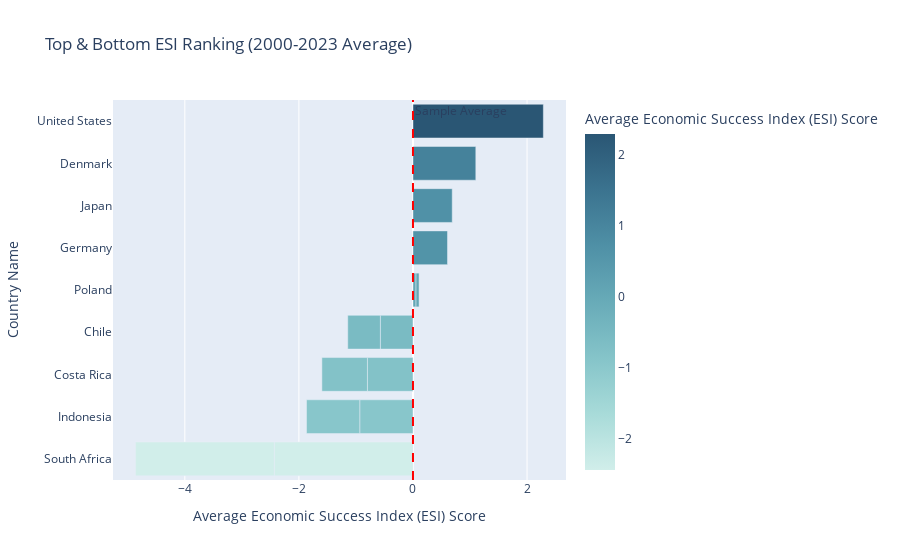

Here is the notebook cell this chart was saved with:
### Code cell
import plotly.express as px
import pandas as pd

# 1. CALCULATE THE AVERAGE ESI SCORE PER COUNTRY (from yearly data)
# This step is necessary to create the final ranking
df_ranking = df_merged_scores.groupby('Country Name')['Economic Success (PCA)'].mean().reset_index()

# Rename the column
df_ranking.rename(columns={'Economic Success (PCA)': 'Avg_ESI'}, inplace=True)

# Sort the ranking from highest ESI to lowest
df_ranking_sorted = df_ranking.sort_values(by='Avg_ESI', ascending=False)


# 2. SELECT TOP AND BOTTOM COUNTRIES FOR VISUALIZATION
df_top = df_ranking_sorted.head(10)
df_bottom = df_ranking_sorted.tail(5)
# Concatenate the top 10 and bottom 5 for contrast
df_bar_viz = pd.concat([df_top, df_bottom])

# 3. CREATE THE HORIZONTAL BAR CHART
fig = px.bar(
    df_bar_viz,
    x='Avg_ESI',
    y='Country Name',
    orientation='h', # Makes the bars horizontal (better for country names)
    color='Avg_ESI',
    color_continuous_scale=px.colors.sequential.Teal,
    title='Top & Bottom ESI Ranking (2000-2023 Average)',
    labels={'Avg_ESI': 'Average Economic Success Index (ESI) Score'}
)

# Reverse the Y-axis so the highest score is at the top
fig.update_layout(
    yaxis={'categoryorder': 'total ascending'},
    showlegend=False
)

# Add a vertical line at ESI = 0 (the sample average)
fig.add_vline(x=0, line_width=2, line_dash="dash", line_color="red", annotation_text="Sample Average")

fig.show()

### Figure 1 — Plotly figure (JSON) as saved in the notebook; plotly's stock layout.template omitted (floating-point values rounded to 4 significant figures)
{"data": [{"hovertemplate": "Average Economic Success Index (ESI) Score=%{marker.color}<br>Country Name=%{y}<extra></extra>", "legendgroup": "", "marker": {"color": [2.286, 1.102, 0.6883, 0.6054, 0.05357, -0.5717, -0.7986, -0.9331, -2.431, 0.05357, -0.5717, -0.7986, -0.9331, -2.431], "coloraxis": "coloraxis", "pattern": {"shape": ""}}, "name": "", "orientation": "h", "showlegend": false, "textposition": "auto", "type": "bar", "x": [2.286, 1.102, 0.6883, 0.6054, 0.05357, -0.5717, -0.7986, -0.9331, -2.431, 0.05357, -0.5717, -0.7986, -0.9331, -2.431], "xaxis": "x", "y": ["United States", "Denmark", "Japan", "Germany", "Poland", "Chile", "Costa Rica", "Indonesia", "South Africa", "Poland", "Chile", "Costa Rica", "Indonesia", "South Africa"], "yaxis": "y"}], "layout": {"annotations": [{"showarrow": false, "text": "Sample Average", "x": 0, "xanchor": "left", "xref": "x", "y": 1, "yanchor": "top", "yref": "y domain"}], "barmode": "relative", "coloraxis": {"colorbar": {"title": {"text": "Average Economic Success Index (ESI) Score"}}, "colorscale": [[0, "rgb(209, 238, 234)"], [0.1667, "rgb(168, 219, 217)"], [0.3333, "rgb(133, 196, 201)"], [0.5, "rgb(104, 171, 184)"], [0.6667, "rgb(79, 144, 166)"], [0.8333, "rgb(59, 115, 143)"], [1, "rgb(42, 86, 116)"]]}, "legend": {"tracegroupgap": 0}, "shapes": [{"line": {"color": "red", "dash": "dash", "width": 2}, "type": "line", "x0": 0, "x1": 0, "xref": "x", "y0": 0, "y1": 1, "yref": "y domain"}], "showlegend": false, "title": {"text": "Top & Bottom ESI Ranking (2000-2023 Average)"}, "xaxis": {"anchor": "y", "domain": [0, 1], "title": {"text": "Average Economic Success Index (ESI) Score"}}, "yaxis": {"anchor": "x", "categoryorder": "total ascending", "domain": [0, 1], "title": {"text": "Country Name"}}}}
